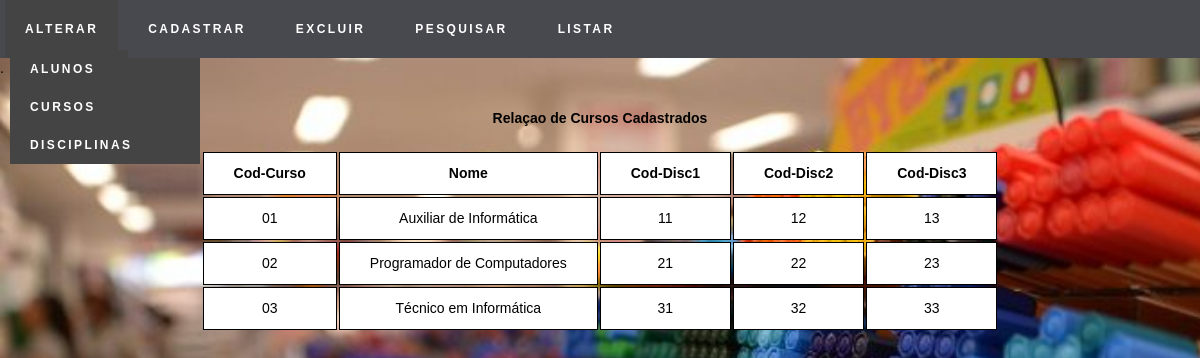
/listarcursos.php, run on the app's committed database.
### tables this page shows
CREATE TABLE IF NOT EXISTS `cursos` (
  `codcurso` char(2) NOT NULL,
  `nome` varchar(50) NOT NULL,
  `coddisc1` char(2) NOT NULL,
  `coddisc2` char(2) NOT NULL,
  `coddisc3` char(2) NOT NULL,
  PRIMARY KEY (`codcurso`)
);

### cursos.php (called while the page is built, shortened)
<?php
    class cursos
    {
        function listar()
        {
            try
            {
                $this->conn  = new Conectar();
                $sql = $this->conn->query("select * from cursos order by nome");
                $sql->execute();
                return $sql->fetchAll();
            }
            catch(PDOException $exc)
            {
                echo "Erro ao executar consulta." . $exc->getMessage();
            }
        }
    }
?>

### listarcursos.php (the view, shortened to what this page needs)
<html lang="pt-br">
<head>
        <link rel="stylesheet" href="css/style.css">
    </head>
    <body>
        <nav class="menu">
            <ul class="menu-list">
                <li class="menu-list-item">
                    <a href="">Alterar</a>
                        <ul class="sub-menu">
                            <li class="menu-list-item"><a href="alteraralunos.php">Alunos</a></li>
                            <li class="menu-list-item"><a href="alterarcursos.php">Cursos</a></li>
                            <li class="menu-list-item"><a href="alterardisciplinas.php">Disciplinas</a></li>
                        </ul>
                </li>
                <li class="menu-list-item">
                    <a href="">Cadastrar</a>
                </li>
                <li class="menu-list-item">
                    <a href="">Excluir</a>
                </li>
                <li class="menu-list-item">
                <a href="">Pesquisar</a>
            </li>
                <li class="menu-list-item">
                    <a href="">Listar</a>
                </li>
            </ul>
        </nav>
        <section>
            <center><font face = "Century Gothic" size = "6"><b>Relaçao de Cursos Cadastrados</b><br><br><font size = "4">
            <?php
                include_once 'cursos.php';
                $a = new cursos();
                $pro_bd = $a->listar();
            ?>
            <table>
                <tr>
                    <th>Cod-Curso</th>
                    <th>Nome</th>
                    <th>Cod-Disc1</th>
                    <th>Cod-Disc2</th>
                    <th>Cod-Disc3</th>
                </tr>
                <?php
                    foreach($pro_bd as $pro_mostrar)
                    {
                    ?>
                        <tr>
                        <td><?php echo $pro_mostrar[0] ?></td>
                        <td><?php echo $pro_mostrar[1] ?></td>
                        <td><?php echo $pro_mostrar[2] ?></td>
                        <td><?php echo $pro_mostrar[3] ?></td>
                        <td><?php echo $pro_mostrar[4] ?></td>
                        </tr>
                    <?php
                    }
                ?>
            </table>
        </section>
    </body>
</html>

### css/style.css (style rules this page uses)
* { margin: 0; padding: 0; box-sizing: border-box; font-family: sans-serif; font-size: 14px; line-height: 1.5; }
body { background-image: url(../img/background_index.jpg); background-repeat: no-repeat; background-size: cover; }
.menu { background: rgb(72, 72, 79); }
.menu .menu-list .menu-list-item { list-style: none; }
.menu a { color: #fff; text-decoration: none; display: block; cursor: pointer; text-transform: uppercase; font-size: 12px; font-weight: 700; letter-spacing:0.2em; }
.menu > .menu-list > li { float: left; position: relative; }
.menu-list-item > a { padding: 20px; margin: 0 5px; background: rgb(72, 72, 79); }
.menu-list-item > .sub-menu { position: absolute; top: 50px; left: 5px; min-width: 200px; display:none; }
.menu-list-item > .sub-menu > li > a { padding: 10px 20px; }
.menu:after { content: '.'; display: block; clear: both; height: 0; }
section { min-height: 60vh; width: 100%; display: flex; justify-content: center; margin-top: 50px; }
td, th { border: 1px solid black; background: white; padding: 10px 30px; text-align: center; }

### data on the page
cursos: codcurso "01", nome "Auxiliar de Informática", coddisc1 "11", coddisc2 "12", coddisc3 "13"
cursos: codcurso "02", nome "Programador de Computadores", coddisc1 "21", coddisc2 "22", coddisc3 "23"
cursos: codcurso "03", nome "Técnico em Informática", coddisc1 "31", coddisc2 "32", coddisc3 "33"
